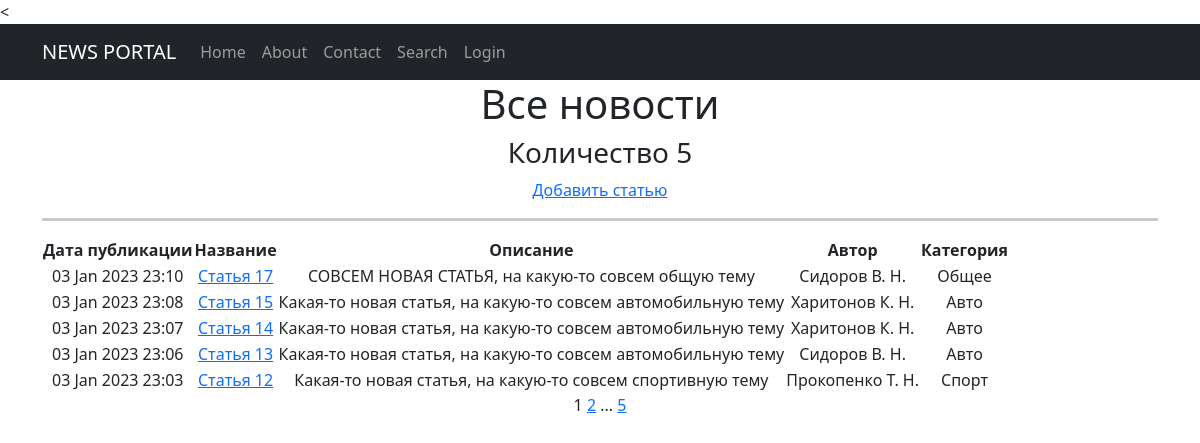
The app's page /articles/ with its own data.
### newsapp/models.py (models this page shows, shortened)
class Article(models.Model):
    datetime = models.DateTimeField(auto_now_add=True, null=True)
    name = models.CharField(max_length=50, unique=True, )
    description = models.TextField()
    author = models.ForeignKey('Author', null=True, on_delete=models.PROTECT)
    category = models.ForeignKey(to='Category', on_delete=models.CASCADE, related_name='articles')

class Author(models.Model):
    name = models.CharField(max_length=200)
    def __str__(self):
        return self.name.title()

class Category(models.Model):
    name = models.CharField(max_length=100, unique=True)

### newsapp/views.py (the view)
# urls.py: path('', ArticlesList.as_view()),
class ArticlesList(ListView):
    model = Article
    ordering = 'name'
    template_name = 'articles.html'
    context_object_name = 'articles'
    ordering = ['-datetime']
    paginate_by = 5

### templates/articles.html (shortened to what this page needs)
{% extends 'flatpages/default.html' %}
{% block content %}
    <h1>Все новости</h1>
    <h3>Количество {{ articles | length }}</h3>
    <a href="{% url 'create' %}"> Добавить статью </a>
    <hr style="height:3px">
    {% if articles %}
       <table>
           <tr>
               <td><b>Дата публикации</b></td>
               <td><b>Название</b></td>
               <td><b>Описание</b></td>
               <td><b>Автор</b></td>
               <td><b>Категория</b></td>
           </tr>
           {% for article in articles %}
           <tr>
               <td>
                   {{ article.datetime | date:'d M Y' }}
                   {{ article.datetime | time:'H:i' }}
               </td>
               <td>
                <a href="{% url 'article' article.id %}">{{ article.name }}</a>
                </td>
               <td>{{ article.description|truncatewords:20 }}</td>
               <td>{{ article.author }}</td>
               <td>{{ article.category.name }}</td>
               <td>
                </td>
           </tr>
           {% endfor %}
       </table>
    {% else %}
       <h2>Новостей нет!</h2>
    {% endif %}
   {{ page_obj.number }}
   {% if page_obj.has_next %}
       <a href="?page={{ page_obj.next_page_number }}">{{ page_obj.next_page_number }}</a>
       {% if paginator.num_pages != page_obj.next_page_number %}
           ...
           <a href="?page={{ page_obj.paginator.num_pages }}">{{ page_obj.paginator.num_pages }}</a>
       {% endif %}
   {% endif %}
{% endblock content %}

### templates/flatpages/default.html (shortened to what this page needs)
<!DOCTYPE html>
<html lang="en">
    <head>
        {% load static %}
        <<link href="{% static 'css/styles.css' %}" rel="stylesheet" />
    </head>
    <body>
<nav class="navbar navbar-expand-lg navbar-dark bg-dark static-top">
   <div class="container">
       <a class="navbar-brand" href="/articles/">NEWS PORTAL</a>
       <div class="collapse navbar-collapse" id="navbarResponsive">
           <ul class="navbar-nav ml-auto">
               <li class="nav-item active">
                   <a class="nav-link" href="/articles/">Home
                   </a>
               </li>
               <li class="nav-item">
                   <a class="nav-link" href="/about/">About</a>
               </li>
               <li class="nav-item">
                   <a class="nav-link" href="/contacts/">Contact</a>
               </li>
               <li class="nav-item">
                   <a class="nav-link" href="/articles/search/">Search</a>
               </li>
               <li class="nav-item">
                   <a class="nav-link" href="/accounts/login/">Login</a>
               </li>
           </ul>
       </div>
   </div>
</nav>
        <div class="container">
            <div class="row">
                <div class="col-lg-12 text-center">
                    {% block content %}{% endblock content %}
                </div>
            </div>
        </div>
    </body>
</html>

### records on screen
Article: datetime "03 Jan 2023", datetime "23:10", name "Статья 17", description "СОВСЕМ НОВАЯ СТАТЬЯ, на какую-то совсем общую тему", author "Сидоров В. Н.", category.name "Общее"
Article: datetime "03 Jan 2023", datetime "23:08", name "Статья 15", description "Какая-то новая статья, на какую-то совсем автомобильную тему", author "Харитонов К. Н.", category.name "Авто"
Article: datetime "03 Jan 2023", datetime "23:07", name "Статья 14", description "Какая-то новая статья, на какую-то совсем автомобильную тему", author "Харитонов К. Н.", category.name "Авто"
Article: datetime "03 Jan 2023", datetime "23:06", name "Статья 13", description "Какая-то новая статья, на какую-то совсем автомобильную тему", author "Сидоров В. Н.", category.name "Авто"
Article: datetime "03 Jan 2023", datetime "23:03", name "Статья 12", description "Какая-то новая статья, на какую-то совсем спортивную тему", author "Прокопенко Т. Н.", category.name "Спорт"

### other values on screen
{{ articles | length }} "5"
{{ page_obj.number }} "1"
{{ page_obj.next_page_number }} "2"
{{ page_obj.paginator.num_pages }} "5"
